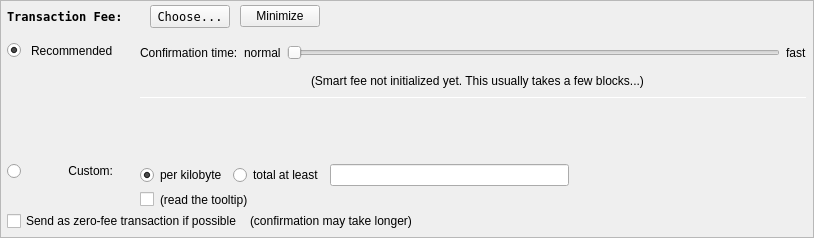
         <widget class="QFrame" name="frameFee">
          <property name="sizePolicy">
           <sizepolicy hsizetype="Expanding" vsizetype="Expanding">
            <horstretch>0</horstretch>
            <verstretch>0</verstretch>
           </sizepolicy>
          </property>
          <property name="maximumSize">
           <size>
            <width>16777215</width>
            <height>16777215</height>
           </size>
          </property>
          <property name="frameShape">
           <enum>QFrame::StyledPanel</enum>
          </property>
          <property name="frameShadow">
           <enum>QFrame::Sunken</enum>
          </property>
          <layout class="QVBoxLayout" name="verticalLayoutFee1">
           <property name="spacing">
            <number>0</number>
           </property>
           <property name="leftMargin">
            <number>0</number>
           </property>
           <property name="topMargin">
            <number>0</number>
           </property>
           <property name="rightMargin">
            <number>0</number>
           </property>
           <property name="bottomMargin">
            <number>0</number>
           </property>
           <item>
            <layout class="QVBoxLayout" name="verticalLayoutFee2" stretch="0,0,0">
             <property name="spacing">
              <number>0</number>
             </property>
             <property name="leftMargin">
              <number>6</number>
             </property>
             <property name="topMargin">
              <number>0</number>
             </property>
             <property name="rightMargin">
              <number>6</number>
             </property>
             <item>
              <layout class="QHBoxLayout" name="horizontalLayoutFee1">
               <property name="bottomMargin">
                <number>0</number>
               </property>
               <item>
                <layout class="QVBoxLayout" name="verticalLayoutFee7">
                 <property name="spacing">
                  <number>0</number>
                 </property>
                 <item>
                  <spacer name="verticalSpacerSmartFee">
                   <property name="orientation">
                    <enum>Qt::Vertical</enum>
                   </property>
                   <property name="sizeType">
                    <enum>QSizePolicy::Fixed</enum>
                   </property>
                   <property name="sizeHint" stdset="0">
                    <size>
                     <width>1</width>
                     <height>4</height>
                    </size>
                   </property>
                  </spacer>
                 </item>
                 <item>
                  <layout class="QHBoxLayout" name="horizontalLayoutSmartFee">
                   <property name="spacing">
                    <number>10</number>
                   </property>
                   <item>
                    <widget class="QLabel" name="labelFeeHeadline">
                     <property name="sizePolicy">
                      <sizepolicy hsizetype="Preferred" vsizetype="Maximum">
                       <horstretch>0</horstretch>
                       <verstretch>0</verstretch>
                      </sizepolicy>
                     </property>
                     <property name="font">
                      <font>
                       <family>Andale Mono</family>
                       <weight>75</weight>
                       <bold>true</bold>
                      </font>
                     </property>
                     <property name="styleSheet">
                      <string notr="true">font-weight:bold;</string>
                     </property>
                     <property name="text">
                      <string>Transaction Fee:</string>
                     </property>
                    </widget>
                   </item>
                   <item>
                    <widget class="QLabel" name="labelFeeMinimized">
                     <property name="text">
                      <string/>
                     </property>
                    </widget>
                   </item>
                   <item>
                    <widget class="QPushButton" name="buttonChooseFee">
                     <property name="font">
                      <font>
                       <family>Andale Mono</family>
                      </font>
                     </property>
                     <property name="text">
                      <string>Choose...</string>
                     </property>
                    </widget>
                   </item>
                   <item>
                    <widget class="QPushButton" name="buttonMinimizeFee">
                     <property name="toolTip">
                      <string>collapse fee-settings</string>
                     </property>
                     <property name="text">
                      <string>Minimize</string>
                     </property>
                    </widget>
                   </item>
                  </layout>
                 </item>
                 <item>
                  <spacer name="verticalSpacer_5">
                   <property name="orientation">
                    <enum>Qt::Vertical</enum>
                   </property>
                   <property name="sizeHint" stdset="0">
                    <size>
                     <width>1</width>
                     <height>1</height>
                    </size>
                   </property>
                  </spacer>
                 </item>
                </layout>
               </item>
               <item>
                <spacer name="horizontalSpacer_4">
                 <property name="orientation">
                  <enum>Qt::Horizontal</enum>
                 </property>
                 <property name="sizeHint" stdset="0">
                  <size>
                   <width>40</width>
                   <height>20</height>
                  </size>
                 </property>
                </spacer>
               </item>
              </layout>
             </item>
             <item>
              <widget class="QFrame" name="frameFeeSelection">
               <layout class="QVBoxLayout" name="verticalLayoutFee12">
                <property name="spacing">
                 <number>0</number>
                </property>
                <property name="leftMargin">
                 <number>0</number>
                </property>
                <property name="topMargin">
                 <number>0</number>
                </property>
                <property name="rightMargin">
                 <number>0</number>
                </property>
                <property name="bottomMargin">
                 <number>0</number>
                </property>
                <item>
                 <layout class="QGridLayout" name="gridLayoutFee">
                  <property name="topMargin">
                   <number>10</number>
                  </property>
                  <property name="bottomMargin">
                   <number>4</number>
                  </property>
                  <property name="horizontalSpacing">
                   <number>10</number>
                  </property>
                  <property name="verticalSpacing">
                   <number>4</number>
                  </property>
                  <item row="2" column="0">
                   <layout class="QVBoxLayout" name="verticalLayoutFee4" stretch="0">
                    <item>
                     <spacer name="verticalSpacer_2">
                      <property name="orientation">
                       <enum>Qt::Vertical</enum>
                      </property>
                      <property name="sizeHint" stdset="0">
                       <size>
                        <width>1</width>
                        <height>1</height>
                       </size>
                      </property>
                     </spacer>
                    </item>
                   </layout>
                  </item>
                  <item row="3" column="0">
                   <layout class="QVBoxLayout" name="verticalLayoutFee9" stretch="0,1">
                    <item>
                     <widget class="QRadioButton" name="radioCustomFee">
                      <property name="text">
                       <string/>
                      </property>
                      <attribute name="buttonGroup">
                       <string notr="true">groupFee</string>
                      </attribute>
                     </widget>
                    </item>
                    <item>
                     <spacer name="verticalSpacer_6">
                      <property name="orientation">
                       <enum>Qt::Vertical</enum>
                      </property>
                      <property name="sizeHint" stdset="0">
                       <size>
                        <width>1</width>
                        <height>1</height>
                       </size>
                      </property>
                     </spacer>
                    </item>
                   </layout>
                  </item>
                  <item row="3" column="1">
                   <widget class="QLabel" name="labelCustomFee">
                    <property name="text">
                     <string>Custom:</string>
                    </property>
                    <property name="alignment">
                     <set>Qt::AlignRight|Qt::AlignTop|Qt::AlignTrailing</set>
                    </property>
                   </widget>
                  </item>
                  <item row="3" column="4">
                   <layout class="QVBoxLayout" name="verticalLayoutFee8">
                    <property name="spacing">
                     <number>6</number>
                    </property>
                    <item>
                     <layout class="QHBoxLayout" name="horizontalLayoutFee13">
                      <item>
                       <widget class="QRadioButton" name="radioCustomPerKilobyte">
                        <property name="toolTip">
                         <string>If the custom fee is set to 1000 uVITs and the transaction is only 250 bytes, then &quot;per kilobyte&quot; only pays 250 uVITs in fee,&lt;br /&gt;while &quot;at least&quot; pays 1000 uVITs. For transactions bigger than a kilobyte both pay by kilobyte.</string>
                        </property>
                        <property name="text">
                         <string>per kilobyte</string>
                        </property>
                        <property name="checked">
                         <bool>true</bool>
                        </property>
                        <attribute name="buttonGroup">
                         <string notr="true">groupCustomFee</string>
                        </attribute>
                       </widget>
                      </item>
                      <item>
                       <widget class="QRadioButton" name="radioCustomAtLeast">
                        <property name="toolTip">
                         <string>If the custom fee is set to 1000 uVITs and the transaction is only 250 bytes, then &quot;per kilobyte&quot; only pays 250 uVITs in fee,&lt;br /&gt;while &quot;total at least&quot; pays 1000 uVITs. For transactions bigger than a kilobyte both pay by kilobyte.</string>
                        </property>
                        <property name="text">
                         <string>total at least</string>
                        </property>
                        <attribute name="buttonGroup">
                         <string notr="true">groupCustomFee</string>
                        </attribute>
                       </widget>
                      </item>
                      <item>
                       <widget class="BitcoinAmountField" name="customFee"/>
                      </item>
                      <item>
                       <spacer name="horizontalSpacer_6">
                        <property name="orientation">
                         <enum>Qt::Horizontal</enum>
                        </property>
                        <property name="sizeHint" stdset="0">
                         <size>
                          <width>1</width>
                          <height>1</height>
                         </size>
                        </property>
                       </spacer>
                      </item>
                     </layout>
                    </item>
                    <item>
                     <layout class="QHBoxLayout" name="horizontalLayoutFee8">
                      <item>
                       <widget class="QCheckBox" name="checkBoxMinimumFee">
                        <property name="toolTip">
                         <string>Paying only the minimum fee is just fine as long as there is less transaction volume than space in the blocks.&lt;br /&gt;But be aware that this can end up in a never confirming transaction once there is more demand for AureusXIV transactions than the network can process.</string>
                        </property>
                        <property name="text">
                         <string/>
                        </property>
                       </widget>
                      </item>
                      <item>
                       <widget class="QLabel" name="labelMinFeeWarning">
                        <property name="enabled">
                         <bool>true</bool>
                        </property>
                        <property name="toolTip">
                         <string>Paying only the minimum fee is just fine as long as there is less transaction volume than space in the blocks.&lt;br /&gt;But be aware that this can end up in a never confirming transaction once there is more demand for AureusXIV transactions than the network can process.</string>
                        </property>
                        <property name="text">
                         <string>(read the tooltip)</string>
                        </property>
                        <property name="margin">
                         <number>5</number>
                        </property>
                       </widget>
                      </item>
                      <item>
                       <spacer name="horizontalSpacer_2">
                        <property name="orientation">
                         <enum>Qt::Horizontal</enum>
                        </property>
                        <property name="sizeHint" stdset="0">
                         <size>
                          <width>1</width>
                          <height>1</height>
                         </size>
                        </property>
                       </spacer>
                      </item>
                     </layout>
                    </item>
                   </layout>
                  </item>
                  <item row="1" column="1">
                   <widget class="QLabel" name="labelSmartFee_2">
                    <property name="text">
                     <string>Recommended</string>
                    </property>
                   </widget>
                  </item>
                  <item row="0" column="4" rowspan="3">
                   <layout class="QVBoxLayout" name="verticalLayoutFee3" stretch="0,0,0,0,1,0">
                    <property name="spacing">
                     <number>6</number>
                    </property>
                    <property name="topMargin">
                     <number>2</number>
                    </property>
                    <property name="bottomMargin">
                     <number>20</number>
                    </property>
                    <item>
                     <layout class="QHBoxLayout" name="horizontalLayoutFee9">
                      <item>
                       <widget class="QLabel" name="labelSmartFee3">
                        <property name="text">
                         <string>Confirmation time:</string>
                        </property>
                        <property name="margin">
                         <number>2</number>
                        </property>
                       </widget>
                      </item>
                      <item>
                       <widget class="QLabel" name="labelSmartFeeNormal">
                        <property name="text">
                         <string>normal</string>
                        </property>
                        <property name="margin">
                         <number>2</number>
                        </property>
                       </widget>
                      </item>
                      <item>
                       <widget class="QSlider" name="sliderSmartFee">
                        <property name="minimumSize">
                         <size>
                          <width>0</width>
                          <height>24</height>
                         </size>
                        </property>
                        <property name="minimum">
                         <number>0</number>
                        </property>
                        <property name="maximum">
                         <number>24</number>
                        </property>
                        <property name="pageStep">
                         <number>1</number>
                        </property>
                        <property name="value">
                         <number>0</number>
                        </property>
                        <property name="orientation">
                         <enum>Qt::Horizontal</enum>
                        </property>
                        <property name="invertedAppearance">
                         <bool>false</bool>
                        </property>
                        <property name="invertedControls">
                         <bool>false</bool>
                        </property>
                        <property name="tickPosition">
                         <enum>QSlider::NoTicks</enum>
                        </property>
                       </widget>
                      </item>
                      <item>
                       <widget class="QLabel" name="labelSmartFeeFast">
                        <property name="text">
                         <string>fast</string>
                        </property>
                       </widget>
                      </item>
                     </layout>
                    </item>
                    <item>
                     <layout class="QHBoxLayout" name="horizontalLayout_recommended_texts">
                      <property name="spacing">
                       <number>0</number>
                      </property>
                      <item>
                       <spacer name="horizontalSpacer_8">
                        <property name="orientation">
                         <enum>Qt::Horizontal</enum>
                        </property>
                        <property name="sizeHint" stdset="0">
                         <size>
                          <width>40</width>
                          <height>20</height>
                         </size>
                        </property>
                       </spacer>
                      </item>
                      <item>
                       <widget class="QLabel" name="labelFeeEstimation">
                        <property name="text">
                         <string/>
                        </property>
                        <property name="margin">
                         <number>2</number>
                        </property>
                       </widget>
                      </item>
                      <item>
                       <widget class="QLabel" name="labelSmartFee2">
                        <property name="text">
                         <string>(Smart fee not initialized yet. This usually takes a few blocks...)</string>
                        </property>
                        <property name="alignment">
                         <set>Qt::AlignLeading|Qt::AlignLeft|Qt::AlignVCenter</set>
                        </property>
                        <property name="wordWrap">
                         <bool>false</bool>
                        </property>
                        <property name="margin">
                         <number>2</number>
                        </property>
                        <property name="indent">
                         <number>-1</number>
                        </property>
                       </widget>
                      </item>
                      <item>
                       <spacer name="horizontalSpacer_3">
                        <property name="orientation">
                         <enum>Qt::Horizontal</enum>
                        </property>
                        <property name="sizeHint" stdset="0">
                         <size>
                          <width>40</width>
                          <height>20</height>
                         </size>
                        </property>
                       </spacer>
                      </item>
                     </layout>
                    </item>
                    <item>
                     <widget class="Line" name="line_2">
                      <property name="minimumSize">
                       <size>
                        <width>0</width>
                        <height>1</height>
                       </size>
                      </property>
                      <property name="maximumSize">
                       <size>
                        <width>16777215</width>
                        <height>1</height>
                       </size>
                      </property>
                      <property name="orientation">
                       <enum>Qt::Horizontal</enum>
                      </property>
                     </widget>
                    </item>
                    <item>
                     <layout class="QHBoxLayout" name="horizontalLayoutFee12">
                      <item>
                       <spacer name="horizontalSpacer_5">
                        <property name="orientation">
                         <enum>Qt::Horizontal</enum>
                        </property>
                        <property name="sizeHint" stdset="0">
                         <size>
                          <width>1</width>
                          <height>1</height>
                         </size>
                        </property>
                       </spacer>
                      </item>
                     </layout>
                    </item>
                    <item>
                     <spacer name="verticalSpacer_4">
                      <property name="orientation">
                       <enum>Qt::Vertical</enum>
                      </property>
                      <property name="sizeHint" stdset="0">
                       <size>
                        <width>1</width>
                        <height>1</height>
                       </size>
                      </property>
                     </spacer>
                    </item>
                    <item>
                     <spacer name="verticalSpacer_3">
                      <property name="orientation">
                       <enum>Qt::Vertical</enum>
                      </property>
                      <property name="sizeHint" stdset="0">
                       <size>
                        <width>20</width>
                        <height>40</height>
                       </size>
                      </property>
                     </spacer>
                    </item>
                   </layout>
                  </item>
                  <item row="1" column="2">
                   <widget class="QLabel" name="labelSmartFee">
                    <property name="text">
                     <string/>
                    </property>
                    <property name="margin">
                     <number>2</number>
                    </property>
                   </widget>
                  </item>
                  <item row="1" column="0">
                   <widget class="QRadioButton" name="radioSmartFee">
                    <property name="text">
                     <string/>
                    </property>
                    <property name="checked">
                     <bool>true</bool>
                    </property>
                    <attribute name="buttonGroup">
                     <string notr="true">groupFee</string>
                    </attribute>
                   </widget>
                  </item>
                 </layout>
                </item>
                <item>
                 <layout class="QHBoxLayout" name="horizontalLayoutFee5" stretch="0,0,0">
                  <property name="spacing">
                   <number>8</number>
                  </property>
                  <property name="bottomMargin">
                   <number>4</number>
                  </property>
                  <item>
                   <widget class="QCheckBox" name="checkBoxFreeTx">
                    <property name="text">
                     <string>Send as zero-fee transaction if possible</string>
                    </property>
                   </widget>
                  </item>
                  <item>
                   <widget class="QLabel" name="labelFreeTx">
                    <property name="text">
                     <string>(confirmation may take longer)</string>
                    </property>
                    <property name="margin">
                     <number>5</number>
                    </property>
                   </widget>
                  </item>
                  <item>
                   <spacer name="horizontalSpacerFee5">
                    <property name="orientation">
                     <enum>Qt::Horizontal</enum>
                    </property>
                    <property name="sizeHint" stdset="0">
                     <size>
                      <width>1</width>
                      <height>1</height>
                     </size>
                    </property>
                   </spacer>
                  </item>
                 </layout>
                </item>
                <item>
                 <spacer name="verticalSpacerFee2">
                  <property name="orientation">
                   <enum>Qt::Vertical</enum>
                  </property>
                  <property name="sizeHint" stdset="0">
                   <size>
                    <width>1</width>
                    <height>1</height>
                   </size>
                  </property>
                 </spacer>
                </item>
               </layout>
              </widget>
             </item>
             <item>
              <spacer name="verticalSpacerFee">
               <property name="orientation">
                <enum>Qt::Vertical</enum>
               </property>
               <property name="sizeHint" stdset="0">
                <size>
                 <width>800</width>
                 <height>1</height>
                </size>
               </property>
              </spacer>
             </item>
            </layout>
           </item>
          </layout>
         </widget>
